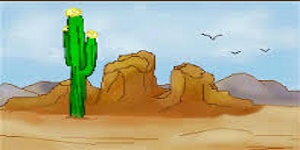
#> input picture django_facebook/images/garden/desert2.jpeg, 300 x 150 px
$ python garden.py   (Python 2 division)   (older library calls are emulated)
#> lines starting #> are read from the running program, lines starting #| are printed output that depends on the picture
import PIL
from PIL import Image
from random import randint

class BotanicalGarden:
    def __init__(self,intermediary_id):
        self.intermediary_id=intermediary_id

    def plantFlowers(self):

        im1=Image.open("desert2.jpeg")
#> im1 is the input picture: PIL image 300x150 RGB; mean R, G, B 174.9, 174, 145.7
        freshim1=Image.open("desert2.jpeg")
        im2=Image.open("flower1.jpeg")
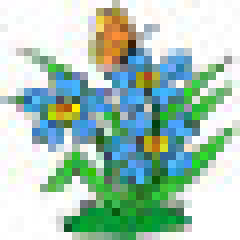
#> input picture django_facebook/images/garden/flower1.jpeg, 30 x 30 px (shown 8 times larger)
#> im2 is the input picture: PIL image 30x30 RGB; mean R, G, B 170.4, 200.4, 185.1
        width, height =im1.size
#> width = 300; height = 150
        width1,height1=im2.size
#> width1 = 30; height1 = 30
        width1=(width1/2)+1
#> width1 = 16
        height1=(height1/2)+1
#> height1 = 16
        #subimage=im0.crop((0,0,width,51))

        flower=120
        counter=0
        im2array=[]


        #prevent tree from the location of the house

        #x1=randint(0,300)
        x1=0
        #while(x1>=(orighousec1) and x1<=(orighousec1+50)) or ((x1+50)>=(orighousec1) and (x1+50)<=(orighousec1+50)):
        #  x1=randint(0,250)
        #y1=randint(60,150)
        y1=60
        #while(y1>=(orighousec2) and y1<=(orighousec2+50)) or ((y1+50)>=(orighousec1) and (y1+50)<=(orighousec1+50)):
        #  y1=randint(50,100)


        row=0
        sentinal=30


        samplefg=im2.crop((0,0,1,1))#get a default white back ground that needs to be replaced with a portion from image backgr
        pix=samplefg.load()
        r,g,b=pix[0,0]
#> r = 255; g = 252; b = 255
        space=0
        row=0
        prevnum=-1
        flowers=["flower1.jpeg","flower2.jpeg","flower3.jpeg","flower4.jpeg","flower5.jpeg","flower6.jpeg","flower7.jpeg","flower8.jpeg"]
        original_line_start=(x1,y1,width,y1+1)
#> original_line_start = (0, 60, 300, 61)
        original_x=x1
        original_y=y1
        column=0
        while counter<flower:


            if (counter%20)==0 and counter>0:
                column=0
                row=row+1

            c1=x1+(column*15)
            c2=y1+(row*15)
            d1=c1+1
            d2=c2+1
            x=c1
            y=c2


            num=randint(0, 7)
            while(num==prevnum):
                num=randint(0, 7)
            prevnum=num


            box=(c1,c2,d1,d2)  # coordinate for each pixel box

            im2x=0
            im2y=0

            im2mod=Image.open(flowers[num])
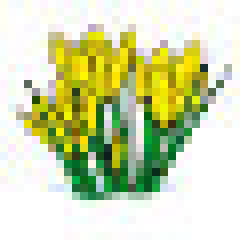
#> input picture django_facebook/images/garden/flower7.jpeg, 30 x 30 px (shown 8 times larger)
#> im2mod is the input picture: PIL image 30x30 RGB; mean R, G, B 208.6, 216.8, 173.8
            hsize = int((float(im2mod.size[1])*float(0.5)))
#> hsize = 15
            wsize =int((float(im2mod.size[1])*float(0.5)))
#> wsize = 15
            im2mod = im2mod.resize((wsize,hsize), PIL.Image.ANTIALIAS)
            while im2x<width1:#move one column
                while im2y<height1:#move through each row on the column
                    box=(c1,c2,d1,d2)  # coordinate for each pixel box
                    box2=(im2x,im2y,(im2x+1),(im2y+1)) # for cropping the fore ground
                    croppedbg=freshim1.crop(box)

                    croppedfg=im2mod.crop(box2)
                    pix2=croppedfg.load()


                    r1,g1,b1=pix2[0,0]

                    diff1=r-r1
                    diff2=g-g1
                    diff3=b-b1

                    if(diff1<0):
                        diff1=diff1*(-1)
                    if(diff2<0):
                        diff2=diff2*(-1)
                    if(diff1<0):
                        diff1=diff1*(-1)
                    if(diff1<0):
                        diff1=diff1*(-1)


                    if((diff1<=20) and (diff2<=20) and (diff2<=20)):
                        #only replace white background on this image
                        im2mod.paste(croppedbg,(im2x,im2y))
                        pass
                        #replaced=croppedbg.load()


                    d2=d2+1
                    c2=c2+1
                    im2y=im2y+1

                im2y=0
                # [6 lines of commented-out code are left out]
                c1=d1
                #c1=x1+(column*30)+1
                c2=y1+(row*15)


                d1=c1+1


                d2=c2+1

                #space=5

                im2x=im2x+1 #for each foreground in the xaxis
#> after the loop, im2x = 16
                #box=(c1,c2,d1,d2)  # coordinate for each pixel box on the background image

            column=column+1#done with one column

            im2x=0# for each foreground
            im3mod=im2mod.crop((0,0,15,15))
            im1.paste(im3mod,(x,y))

            counter=counter+1
            im2mod=None
        return im1


    # [330 lines left out: function plantTrees, not called in this run]
        # [16 lines of commented-out code are left out]

obj=BotanicalGarden('katulentwa@gmail.com')
#garden=obj.plantFlowers(im1,im3)
#completegarden=obj.plantTrees(garden,im2)

#> (the run stopped early here; a loop or call above may not have finished)
